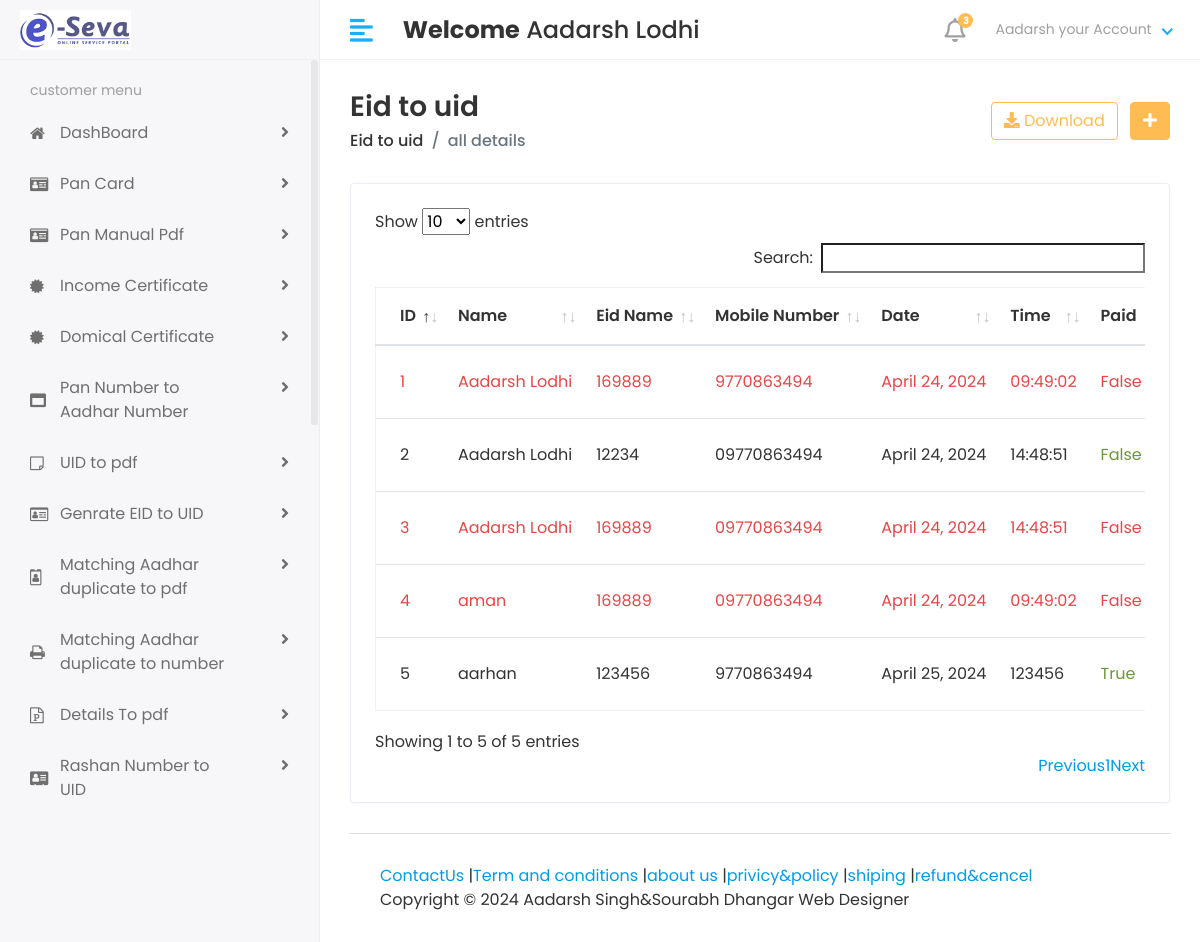
Screenshot of /eid/details/ (signed in) with the database file from the repository.
### myapp/models.py (models this page shows, shortened)
class CustomUser(AbstractUser):
    USER_TYPES = (
        (1, 'Admin'),
        (2, 'Customer'),
    )
    user_type = models.IntegerField(choices=USER_TYPES, default=1)
    profile_pic = models.ImageField(upload_to="media/profile_pic")

class EidtoUid(models.Model):
    customer_id = models.ForeignKey(Customer, on_delete=models.CASCADE)
    name = models.CharField(max_length=50)
    eid = models.CharField(max_length=12)
    prev_date = models.DateField(null=True, default=None)
    is_valid=models.BooleanField(null=True,default=None)
    mobile_number = models.CharField(max_length=12)
    status=models.IntegerField(default=0)
    date=models.DateField()
    time=models.CharField(max_length=50)
    uid=models.CharField(max_length=12)
    order_id=models.CharField(max_length=100,blank=True)
    payment_id=models.CharField(max_length=100,blank=True)
    paid=models.BooleanField(default=False,blank=True)

### myproject/adminviews.py (the view)
# urls.py: path('eid/details/',adminviews.view_all_eid_list,name='all_eid_list'),
@login_required(login_url='/')
def view_all_eid_list(request):
    customer=EidtoUid.objects.all()
    current_date = date.today()
    for c in customer:
        if c.prev_date:
            c.days = (current_date - c.prev_date).days
            if c.days>=7:
                c.is_valid=True
            c.save()
    return render(request,'Admin/eidtouidlist.html',{'customer':customer})

### templates/Admin/eidtouidlist.html (shortened to what this page needs)
{% extends "base.html" %}
{% block content %}
    <div class="content container-fluid">
       <div class="page-header">
          <div class="row align-items-center">
             <div class="col">
                <h3 class="page-title">Eid to uid</h3>
                <ul class="breadcrumb">
                   <li class="breadcrumb-item"><a href="index.html">Eid to uid </a></li>
                   <li class="breadcrumb-item active">all details</li>
                </ul>
             </div>
             <div class="col-auto text-right float-right ml-auto">
                <a href="#" class="btn btn-outline-primary mr-2"><i class="fas fa-download"></i> Download</a>
                <a href="add-student.html" class="btn btn-primary"><i class="fas fa-plus"></i></a>
             </div>
          </div>
       </div>
       <div class="row">
          <div class="col-sm-12">
             <div class="card card-table">
                <div class="card-body">
                   <div class="table-responsive">
                      <table id="table_id" class="table table-hover table-center mb-0 ">
                         <thead>
                            <tr>
                               <th>ID</th>
                               <th>  Name</th>
                               <th>Eid Name</th>
                               <th>Mobile Number</th>
                               <th>Date</th>
                               <th>Time</th>
                               <th>Paid</th>
                            </tr>
                         </thead>
                         <tbody>
                            {% for i in customer  %}
                            <tr>
                              {% if i.is_valid %}
                              <td class="text-danger">{{i.id}}</td>
                               <td class="text-danger">{{i.name}}</td>
                               <td class="text-danger">{{i.eid}}</td>
                               <td class="text-danger"> {{i.mobile_number}} </td>
                               <td class="text-danger"> {{i.date}} </td>
                               <td class="text-danger"> {{i.time}} </td>
                               <td class="text-danger">{{i.paid}}</td>
                              {% else %}
                              <td>{{i.id}}</td>
                               <td>{{i.name}}</td>
                               <td>{{i.eid}}</td>
                               <td> {{i.mobile_number}} </td>
                               <td> {{i.date}} </td>
                               <td> {{i.time}} </td>
                               <td class="text-success">{{i.paid}}</td>
                              {% endif %}
                            </tr>
                            {% endfor %}
                         </tbody>
                      </table>
                   </div>
                </div>
             </div>
          </div>
       </div>
{% endblock content %}

### templates/includes/header.html (shortened to what this page needs)
{% load static %}
<div class="header">
    <div class="header-left"  >
       <a href="#" class="logo mt-0"   >
       <img src="{% static 'assets/img/mylogo.png' %}" alt="Logo" width="280" height="300">
       </a>
    </div>
    <a href="javascript:void(0);" id="toggle_btn">
    <i class="fas fa-align-left"></i>
    </a>
    <div class="top-nav-search mt-3">
      <h4 ><strong>Welcome</strong><span> {{user.first_name}} {{user.last_name}} </span></h4>
    </div>
    <ul class="nav user-menu">
       <li class="nav-item dropdown noti-dropdown">
          <a href="#" class="dropdown-toggle nav-link" data-toggle="dropdown">
          <i class="far fa-bell"></i> <span class="badge badge-pill">3</span>
          </a>
       </li>
       <li class="nav-item dropdown has-arrow">
          <a href="#" class="dropdown-toggle nav-link" data-toggle="dropdown">
          <span class="user-img">
            {{user.first_name}}
            your Account
         </span>
         </a>
       </li>
    </ul>
 </div>

### static/assets/css/style.css (style rules this page uses)
html { height: 100%; }
body { background-color: #fff; color: #333; font-family: 'Poppins', sans-serif; font-size: 1rem; height: 100%; line-height: 1.5; overflow-x: hidden; }
h1, h2, h3, h4, h5, h6 { font-family: 'Poppins', sans-serif; margin-top: 0; }
a { color: #009ce7; }
input, button, a { transition: all 0.4s ease; -moz-transition: all 0.4s ease; -o-transition: all 0.4s ease; -ms-transition: all 0.4s ease; -webkit-transition: all 0.4s ease; }
ul, ol { padding: 0px; list-style: none; }
.table { color: #333; max-width: 100%; margin-bottom: 0; width: 100%; }
.table.dataTable { border-collapse: collapse !important; border: 1px solid rgba(0, 0, 0, 0.05); }
.table thead tr th { font-weight: 600; }
.table tbody tr { border-bottom: 1px solid rgba(0, 0, 0, 0.05); }
.table.table-center td, .table.table-center th { vertical-align: middle; }
.card-table .card-body .table > thead > tr > th { border-top: 0; }
.card-table .card-body .table tr td:first-child, .card-table .card-body .table tr th:first-child { padding-left: 1.5rem; }
.card-table .table td, .card-table .table th { border-top: 1px solid #e2e5e8; padding: 1rem 0.75rem; white-space: nowrap; }
.text-success, .dropdown-menu > li > a.text-success { color: #699834 !important; }
.text-danger, .dropdown-menu > li > a.text-danger { color: #e84646 !important; }
.btn-primary { background-color: #FFBC53; border: 1px solid #FFBC53; }
.btn-outline-primary { color: #FFBC53; border-color: #FFBC53; }
.card { border: 1px solid #ececf5; box-shadow: 0 1px 3px 0 rgba(0, 0, 0, 0.03); margin-bottom: 1.875rem; }
.card-body { padding: 1.5rem; }
.header { background-color: #fff; border-bottom: 1px solid #f3f3f4; left: 0; position: fixed; right: 0; top: 0; z-index: 1001; height: 60px; }
.header .header-left { float: left; height: 60px; padding: 0 20px; position: relative; width: 320px; z-index: 1; transition: all 0.2s ease-in-out; background-color: #f7f7fa; border-bottom: 1px solid #efefef; border-right: 1px solid #ececf5; display: flex; align-items: center; }
.header .header-left .logo { display: inline-block; line-height: 60px; }
.header .header-left .logo img { max-height: 40px; width: auto; }
.header .dropdown-toggle:after { display: none; }
.header .has-arrow .dropdown-toggle:after { border-top: 0; border-left: 0; border-bottom: 2px solid #18aefa; border-right: 2px solid #18aefa; content: ''; height: 8px; display: inline-block; pointer-events: none; -webkit-transform-origin: 66% 66%; -ms-transform-origin: 66% 66%; transform-origin: 66% 66%; -webkit-transform: rotate(45deg); -ms-transform: rotate(45deg); transform: rotate(45deg); -webkit-transition: all 0.15s ease-in-out; transition: all 0.15s ease-in-out; width: 8px; vertical-align: 0px; }
.user-menu { float: right; margin: 0; position: relative; z-index: 99; padding-right: 15px; }
.user-menu.nav > li > a { color: #a0a0a0; font-size: 14px; line-height: 58px; padding: 0 15px; height: 60px; }
.user-img { margin-right: 3px; position: relative; }
.top-nav-search { float: left; margin-left: 15px; }
.page-wrapper > .content { padding: 1.875rem 1.875rem 0; }
.page-header { margin-bottom: 1.875rem; }
.page-header .breadcrumb { background-color: transparent; color: #6c757d; font-size: 1rem; font-weight: 500; margin-bottom: 0; padding: 0; }
.page-header .breadcrumb a { color: #333; }
.page-title { font-size: 28px; font-weight: 600; color: #333; margin-bottom: 5px; }
.user-menu.nav > li > a .badge { background-color: #FFBC53; display: block; font-size: 10px; font-weight: bold; height: 15px; width: 15px; position: absolute; right: 7px; top: 13px; color: #fff; padding: 3px; }
.user-menu.nav > li > a > i { font-size: 1.5rem; line-height: 60px; }
@media (min-width: 992px) { #toggle_btn { align-items: center; color: #18aefa; display: inline-flex; float: left; font-size: 26px; height: 60px; justify-content: center; margin-left: 15px; padding: 0 15px; } }

### rows the page displays
CustomUser: first_name "Aadarsh", last_name "Lodhi"
EidtoUid: id "1", name "Aadarsh Lodhi", eid "169889", mobile_number "9770863494", date "April 24, 2024", time "09:49:02", paid "False"
EidtoUid: id "2", name "Aadarsh Lodhi", eid "12234", mobile_number "09770863494", date "April 24, 2024", time "14:48:51", paid "False"
EidtoUid: id "3", name "Aadarsh Lodhi", eid "169889", mobile_number "09770863494", date "April 24, 2024", time "14:48:51", paid "False"
EidtoUid: id "4", name "aman", eid "169889", mobile_number "09770863494", date "April 24, 2024", time "09:49:02", paid "False"
EidtoUid: id "5", name "aarhan", eid "123456", mobile_number "9770863494", date "April 25, 2024", time "123456", paid "True"
